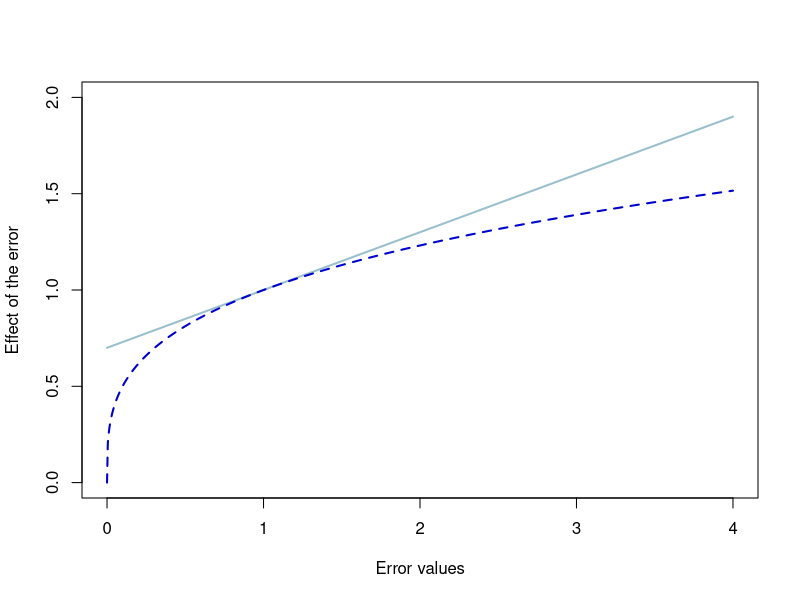

Recreate this plot in R. (Note: this script raises an error after producing the figure.)
## ---- chunk 1
alpha <- 0.3
plot(seq(0,4,0.05),1-alpha+alpha*seq(0,4,0.05), type="l",
     ylim=c(0, 2), ylab="Effect of the error", xlab="Error values",
     col="lightblue3", lwd=2)
lines(seq(0,4,0.005), seq(0,4,0.005)^alpha,
      col="blue3", lwd=2, lty=2)
## ---- chunk 2
adamETSBJ <- adam(BJsales, "MMN", h=10, holdout=TRUE)
adamETSBJ
## ---- chunk 3
# ETS(M,M,N)
AICc(adamETSBJ)
# ETS(A,A,N)
AICc(adam(BJsales, "AAN", h=10, holdout=TRUE))
## ---- chunk 4
plot(adamETSBJ,7,main="")
## ---- chunk 5
forecast(adamETSBJ, h=10,
         interval="prediction", level=0.95) |>
    plot()
## ---- chunk 6
sigma(adamETSBJ)^2
## ---- chunk 7
adamETSBJNormal <- adam(BJsales, "MMN", h=10, holdout=TRUE,
                        distribution="dnorm")
adamETSBJNormal
## ---- chunk 8
adamETSAir <- adam(AirPassengers, "MMM", h=12, holdout=TRUE)
## ---- chunk 9
adamETSAir
## ---- chunk 10
adamETSAirAdditive <- adam(AirPassengers, "AAA", lags=12,
                           h=12, holdout=TRUE)
AICc(adamETSAirAdditive)
## ---- chunk 11
adamForecast <- forecast(adamETSAir, h=12, interval="prediction")
plot(adamForecast, main="")
## ---- chunk 12
measures(adamETSAir$holdout,
         adamForecast$mean,
         actuals(adamETSAir))
## ---- chunk 13
measures(adamETSAir$holdout,
         adamETSAirAdditive$forecast,
         actuals(adamETSAir))
## ---- chunk 14
plot(adamETSAir, which=12)
## ---- chunk 15
par(mfcol=c(2,1), mar=c(2,4,2,1))
plot(adamETSAir, which=10:11)
